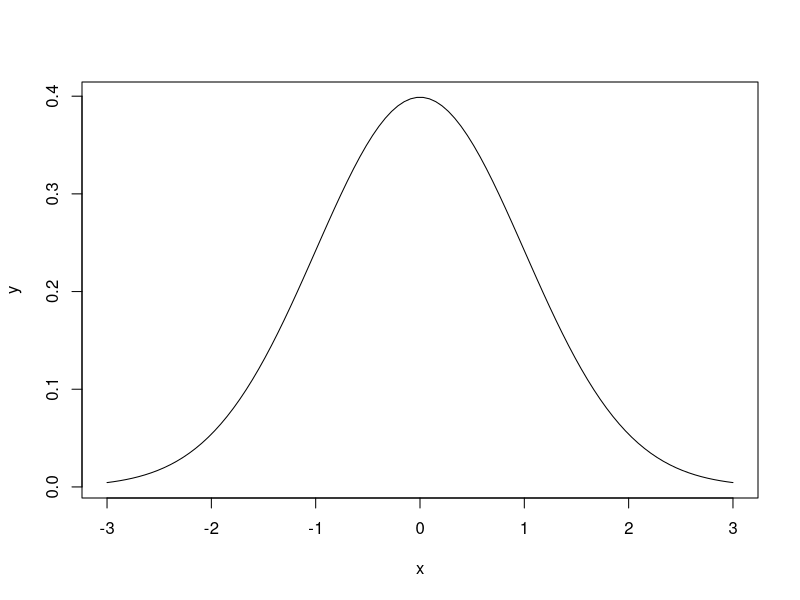
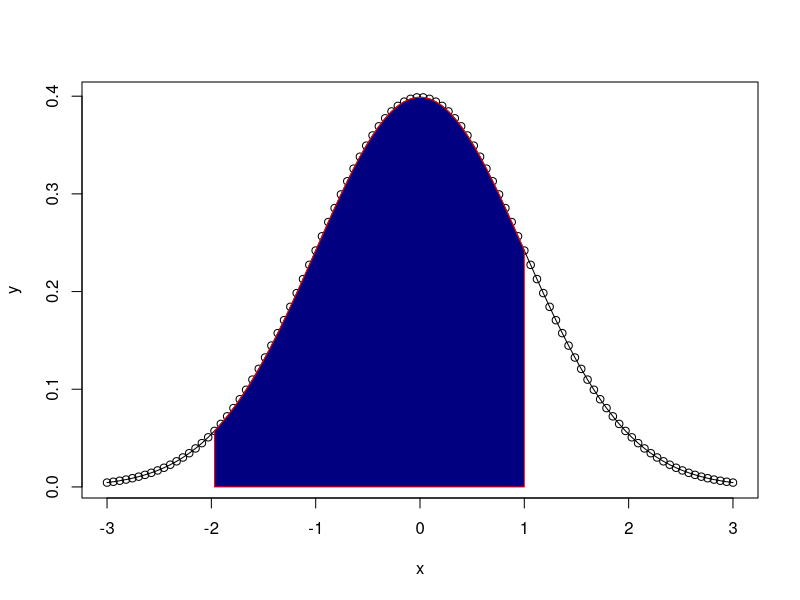
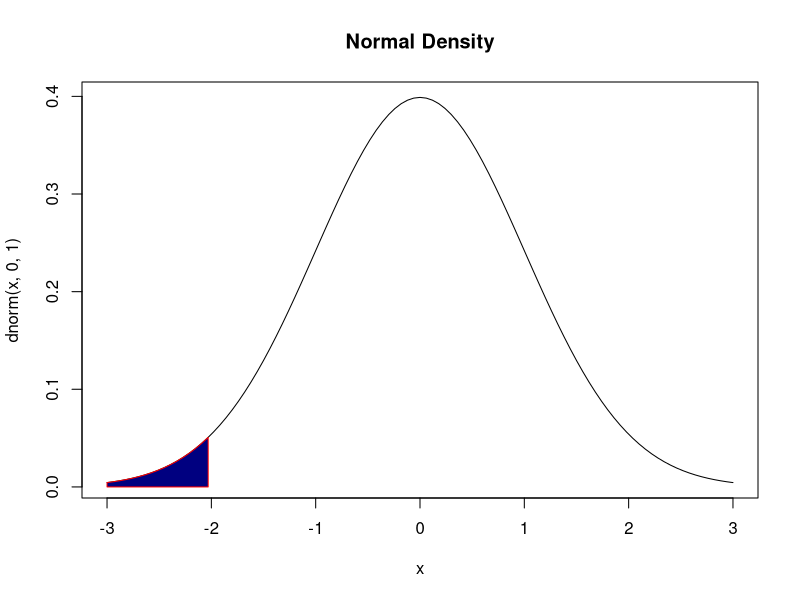
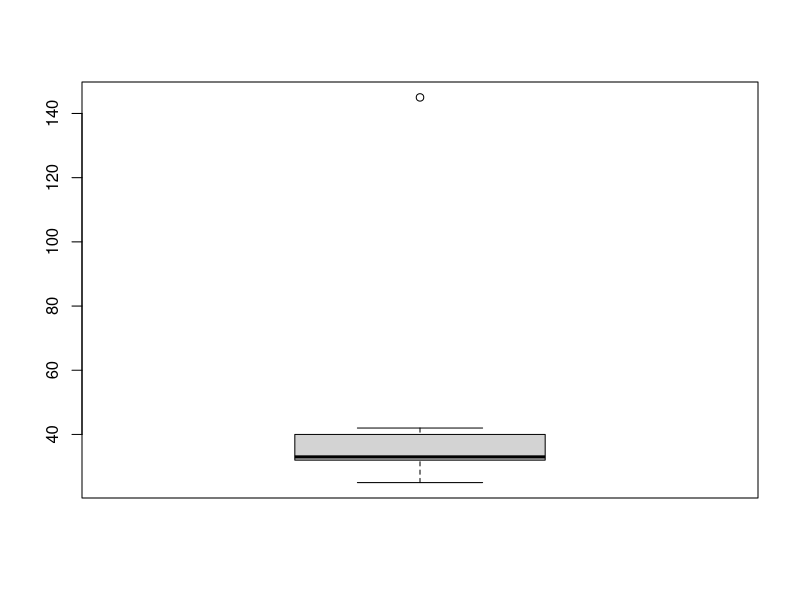

Here is the R script that generated these plots, in order:
## L02

###########################
## Section 01
##########################

#Exercise 1
#Find the area under the standard normal curve to the left of z=1.53
pnorm(1.53)

#Find the proportion of observations greater than z=-0.58.
1 - pnorm(-0.58)

#Exercise 2
# the area under the standard normal curve 
#between z=-1.25 and z=0.77.
pnorm(0.77) - pnorm(-1.25)

# The birth weights of newborns are normally distributed with a mean 
# of 3500g with a standard deviation of 500g.
# What proportion of infants weigh less than 2800g?
pnorm(2800, mean=3500, sd=500)

# What proportion of infants weigh between 3250g and 3750g?
pnorm(3750, mean=3500, sd=500) - pnorm(3250, mean=3500, sd=500)

#Exercise 3
# The distribution of SAT scores for the verbal section is approximately a normal 
# distribution with a mean of 504 and a standard deviation of 111. 
# What proportion of seniors score between 393 and 615?

pnorm(615, mean=504, sd=111) - pnorm(393, mean=504, sd=111)

#Jack got 393 and Mary got 615 in the verbal section. 
#How many standard deviation(s) away from the mean are 
#Jack and Mary's scores?

(393-504)/111
(615-504)/111

# Exercise 4
# Suppose we have selected a random sample of n=64 from a 
# population with a mean of 100 and a standard deviation of 16. 
# Find the probability that the sample mean will be between 
# 98 and 102.
mu <- 100
sigma <- 16
n <- 64
s <- sigma/sqrt(n)
s
pnorm(102, mean=mu, sd=s) - pnorm(98, mean=mu, sd = s)

#Exercise 5
# The lifespans of house cats are normally distributed. 
# The average house cat lives 14 years with the sd being 2 years.
# What is the probability of a cat living longer than 17 years. 

1 - pnorm(17, mean=14, sd=2)

######################
## Section 02
######################

## Plot Normal Distribution and shade a define area
x <- seq(from = -3, to = 3, length.out =100)
y <- dnorm(x)
plot(x, y, type="l")
plot(x, y, type="o")
#Shade an area from -1 to 1
xvalues <- x[x>=-2 & x<=1]
yvalues <- y[x>=-2 & x<=1]
region.x <- c(xvalues[1], xvalues, tail(xvalues,1))
region.y <- c(0, yvalues, 0)
polygon(region.x, region.y, col="navy", border="red")

# Another way to do it: 
## shade the region represented by P(-3 < X < -2). 
curve(dnorm(x,0,1),xlim=c(-3,3),main='Normal Density')

xvalues <- x[x>=-3 & x<=-2]
yvalues <- y[x>=-3 & x<=-2]
region.x <- c(xvalues[1], xvalues, tail(xvalues,1))
region.y <- c(0, yvalues, 0)
polygon(region.x, region.y, col="navy", border="red")


######################
## Section 03
######################

#outliers
earning <- c(35, 40, 145, 33, 30, 42, 32, 32, 25)
boxplot(earning)

iqr <- (quantile(earning, .75) - quantile(earning, .25))[[1]]
lower <- quantile(earning, .25)[[1]] - 1.5*iqr
upper <- quantile(earning, .75) [[1]]+ 1.5*iqr
outlier <- earning<lower | earning>upper
nooutlier <- earning>=lower & earning<=upper

earning[outlier]


###########
##CLT
###########


